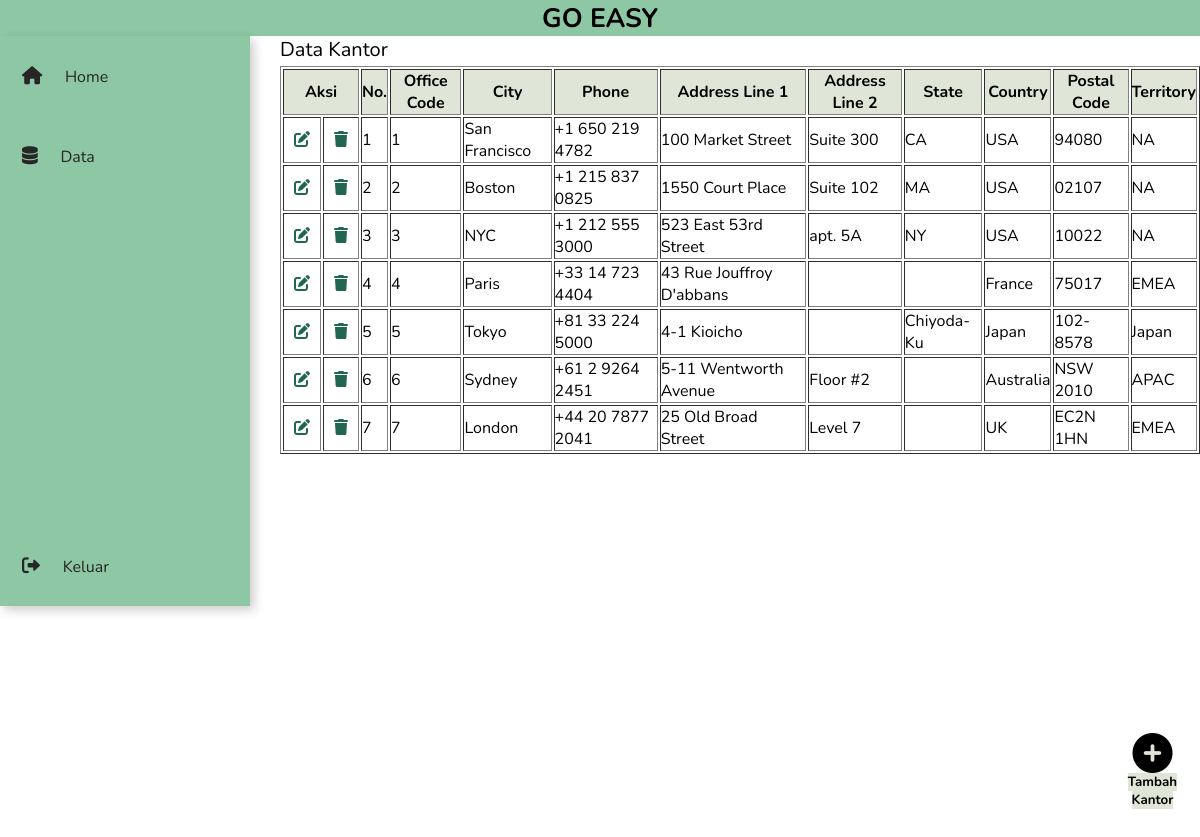
The page /admin/view/tampilKantor.php on the database its author committed.
### tables this page shows
CREATE TABLE `offices` (
  `officeCode` varchar(10) NOT NULL,
  `city` varchar(50) NOT NULL,
  `phone` varchar(50) NOT NULL,
  `addressLine1` varchar(50) NOT NULL,
  `addressLine2` varchar(50) DEFAULT NULL,
  `state` varchar(50) DEFAULT NULL,
  `country` varchar(50) NOT NULL,
  `postalCode` varchar(15) NOT NULL,
  `territory` varchar(10) NOT NULL
);

### admin/view/tampilKantor.php (the view, shortened to what this page needs)
<?php
    include "../../connect/koneksi.php";
?>
    <!DOCTYPE html>
    <html lang="en">
    <head>
        <link rel="stylesheet" href="stylehome.css">
        <link rel="stylesheet" href="https://cdnjs.cloudflare.com/ajax/libs/font-awesome/6.3.0/css/all.min.css"/>
        <link rel="stylesheet" href="https://cdnjs.cloudflare.com/ajax/libs/font-awesome/6.0.0/css/all.min.css"/>
    </head>
    <body>
    <div class="content">
        <span>GO EASY</span>
    </div>
        <div class="navigation">
            <ul>
                <li>
                    <a href="../home.php">
                        <span class="icon">
                            <i class="fa fa-house"></i>
                        </span>
                        <span class="title">Home</span>
                    </a>
                </li>
                <li>
                    <a href="#">
                        <span class="icon">
                            <i class="fa-solid fa-database"></i>
                        </span>
                        <span class="title">Data</span>
                    </a>
                </li>
                <li>
                    <a href="../logout.php">
                        <div class="keluar">
                        <span class="icon">
                        <i class="fa-solid fa-right-from-bracket"></i>
                        </span>
                        <span class="title">Keluar</span>
                    </a>
                </li>
            </ul>
        </div>
            <div class="main-content">
                <main>
                <div class="data">
                    <span>Data Kantor</span>
                </div>
                    <div class="tabelHasil">
                        <table border=1>
                        <thead>
                            <tr>
                                <th colspan=2>Aksi</th>
                                <th>No.</th>
                                <th>Office Code</th>
                                <th>City</th>
                                <th>Phone</th>
                                <th>Address Line 1</th>
                                <th>Address Line 2</th>
                                <th>State</th>
                                <th>Country</th>
                                <th>Postal Code</th>
                                <th>Territory</th>
                            </tr>
                        </thead>
                        <tbody>
                            <?php
                                $no = 1;
                                $ambil = mysqli_query($koneksi, "SELECT * FROM offices");
                                while ($tampil = mysqli_fetch_array($ambil)){
                                    echo "
                                        <tr>
                                            <td>
                                                <a href='../update/ubahKantor.php?kode=$tampil[officeCode]'>
                                                    <span class='icon-action'><i class='fa-solid fa-pen-to-square'></i></span>
                                                </a>
                                            </td>
                                            <td>
                                                <a href='?kode=$tampil[officeCode]&aksi=hapus'>
                                                    <span class='icon-action'><i class='fa-solid fa-trash'></i></span>
                                                </a>
                                            </td>
                                            <td>$no</td>
                                            <td>$tampil[officeCode]</td>
                                            <td>$tampil[city]</td>
                                            <td>$tampil[phone]</td>
                                            <td>$tampil[addressLine1]</td>
                                            <td>$tampil[addressLine2]</td>
                                            <td>$tampil[state]</td>
                                            <td>$tampil[country]</td>
                                            <td>$tampil[postalCode]</td>
                                            <td>$tampil[territory]</td>
                                        </tr>";
                                    $no++;
                                }
                            ?>
                        </tbody>
                        </table>
                    </div>
                </main>
            </div>
            <a href="tambahKantor.php">
                <button class="add-float">
                    <i class="fa-solid fa-circle-plus fa-3x"></i>
                    <span>Tambah Kantor</span>
                </button>
            </a>
    </body>
    </html>

### admin/css/stylehome.css (style rules this page uses)
* { font-family: Nunito; margin: 0; padding: 0; box-sizing: border-box; }
:root { --green: #8dc7a4; --white: #fff; --gray: #262626; --green2: #216651; --green3: #e0e6d7; }
body { justify-content: center; background-repeat: no-repeat; background-size: cover; min-height: 100vh; position: relative; width: auto; margin: 0; }
.content { background: var(--green); width:100%; position: fixed; text-align: center; top: 0; }
.content span { text-align: center; font-size: 20pt; font-weight: bolder; }
.navigation { background: var(--green); width: 250px; position: fixed; border-left: 14px solid var(--green); height: auto; box-shadow: 4px 4px 10px rgba(0, 0, 0, 0.2); top: 36px; z-index: 1; }
.navigation ul { position: relative; top: 0; left: 0; width: 100%; }
.navigation ul li { position: relative; width: 100%; list-style: none; border-top-left-radius: 50px; border-bottom-left-radius: 50px; text-align: left; }
.navigation ul li a { color: var(--gray); text-decoration: none; }
.navigation ul li a .icon { position: relative; min-width: 50px; height: 60px; padding-right: 10px; margin: 8px; font-size: large; line-height: 80px; text-align: center; }
.navigation ul li a .title { line-height: 60px; }
.keluar { margin-top: 330px; }
.main-content { margin-left: 280px; margin-top: 66px; }
.data { background: var(--white); width:100%; position: fixed; text-align: left; top: 36px; height: auto; margin-left: -30px; }
.data span { font-size: 15pt; padding-left: 30px; }
.icon-action { color: var(--green2); margin: 10px; }
th { position: sticky; top: 63px; background: var(--green3); }
.add-float { position: fixed; right: 10px; overflow: hidden; width: 75px; height: 90px; border: 0; z-index: 999; transition: .2s; bottom: 50px; cursor: pointer; background: transparent; }
.add-float i { background: var(--green3); border-radius: 100%; }
.add-float span { background: var(--green3); font-weight: bold; }

### rows shown on the page
offices: officeCode "1", city "San Francisco", phone "+1 650 219 4782", addressLine1 "100 Market Street", addressLine2 "Suite 300", state "CA", country "USA", postalCode "94080", territory "NA"
offices: officeCode "2", city "Boston", phone "+1 215 837 0825", addressLine1 "1550 Court Place", addressLine2 "Suite 102", state "MA", country "USA", postalCode "02107", territory "NA"
offices: officeCode "3", city "NYC", phone "+1 212 555 3000", addressLine1 "523 East 53rd Street", addressLine2 "apt. 5A", state "NY", country "USA", postalCode "10022", territory "NA"
offices: officeCode "4", city "Paris", phone "+33 14 723 4404", addressLine1 "43 Rue Jouffroy D'abbans", country "France", postalCode "75017", territory "EMEA"
offices: officeCode "5", city "Tokyo", phone "+81 33 224 5000", addressLine1 "4-1 Kioicho", state "Chiyoda-Ku", country "Japan", postalCode "102-8578", territory "Japan"
offices: officeCode "6", city "Sydney", phone "+61 2 9264 2451", addressLine1 "5-11 Wentworth Avenue", addressLine2 "Floor #2", country "Australia", postalCode "NSW 2010", territory "APAC"
offices: officeCode "7", city "London", phone "+44 20 7877 2041", addressLine1 "25 Old Broad Street", addressLine2 "Level 7", country "UK", postalCode "EC2N 1HN", territory "EMEA"
